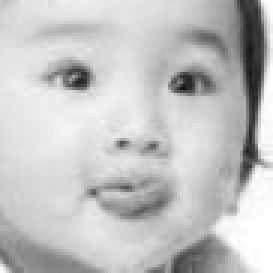
#> input picture data/train/002_20161219141236632.jpg, 91 x 91 px (shown 3 times larger); its folder holds 4 pictures in this run
$ python read_data.py
#> lines starting #> are read from the running program, lines starting #| are printed output that depends on the picture; pictures that were not available may be replaced by others from this repository, and a replacement may not be noted
import numpy as np
import os
from skimage.io import imread


# np.random.seed(1)

path_train = "./data/train/"
path_test = "./data/test/"
path_validation = "./data/validation/"

# read train and test file names
filenames_train = os.listdir(path_train)#[:1000]
filenames_validation = os.listdir(path_validation)#[:400]
filenames_test = os.listdir(path_test)#[:300]

# shuffle file names
np.random.shuffle(filenames_train)
np.random.shuffle(filenames_validation)
np.random.shuffle(filenames_test)

# get paths of file names
filepaths_train = [path_train + f for f in filenames_train]
filepaths_validation = [path_validation + f for f in filenames_validation]
filepaths_test = [path_test + f for f in filenames_test]

# get labels of file names
labels_train = np.array([[int(x[:3])] for x in filenames_train])
labels_validation = np.array([[int(x[:3])] for x in filenames_validation])
labels_test = np.array([[int(x[:3])] for x in filenames_test])

np.save('./../data/labels_train.npy', labels_train)
np.save('./../data/labels_validation.npy', labels_validation)
np.save('./../data/labels_test.npy', labels_test)


# images_train = np.array([imread(x).reshape(-1) for x in filepaths_train]) / 255
# images_validation = np.array([imread(x).reshape(-1) for x in filepaths_validation]) / 255
# images_test = np.array([imread(x).reshape(-1) for x in filepaths_test]) / 255

images_train = np.array([imread(x) for x in filepaths_train]) / 255
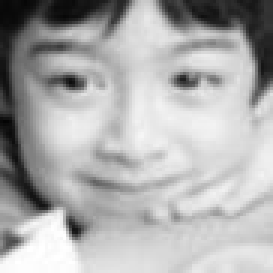
#> input picture data/train/003_20161219160003893.jpg, 91 x 91 px (shown 3 times larger)
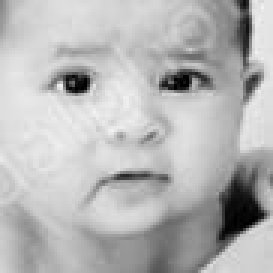
#> input picture data/train/001_20161221195047839.jpg, 91 x 91 px (shown 3 times larger)
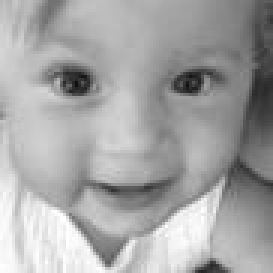
#> input picture data/train/001_20161221193459566.jpg, 91 x 91 px (shown 3 times larger)
images_validation = np.array([imread(x) for x in filepaths_validation]) / 255
images_test = np.array([imread(x) for x in filepaths_test]) / 255


np.save('./../data/images_train.npy', images_train)
np.save('./../data/images_validation.npy', images_validation)
np.save('./../data/images_test.npy', images_test)


# [12 lines of commented-out code are left out]
